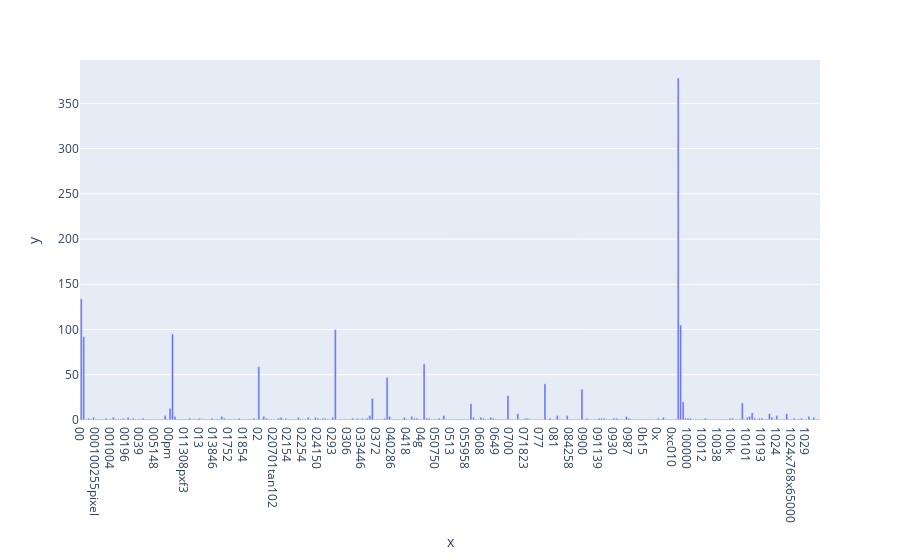

This figure's notebook cell:
### Code cell
# Exercise 12
term_frequencies = []
for j in range(0,X_counts.shape[1]):
    term_frequencies.append(sum(X_counts[:,j].toarray()))

term_frequencies = np.asarray(X_counts.sum(axis=0))[0]

import plotly.express as px
fig = px.bar(x=count_vect.get_feature_names_out()[:300], y=term_frequencies[:300])
fig.show()

### Figure 1 — Plotly figure (JSON) as saved in the notebook; plotly's stock layout.template omitted (floating-point values rounded to 4 significant figures; data arrays with more than 128 entries replaced by an {"elided": "..."} marker saying what was removed)
{"data": [{"alignmentgroup": "True", "hovertemplate": "x=%{x}<br>y=%{y}<extra></extra>", "legendgroup": "", "marker": {"color": "#636efa", "pattern": {"shape": ""}}, "name": "", "offsetgroup": "", "orientation": "v", "showlegend": false, "textposition": "auto", "type": "bar", "x": {"elided": "300 str values"}, "xaxis": "x", "y": {"elided": "300 int values"}, "yaxis": "y"}], "layout": {"barmode": "relative", "legend": {"tracegroupgap": 0}, "margin": {"t": 60}, "xaxis": {"anchor": "y", "domain": [0, 1], "title": {"text": "x"}}, "yaxis": {"anchor": "x", "domain": [0, 1], "title": {"text": "y"}}}}
